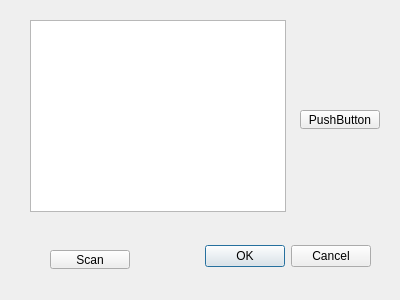
<?xml version="1.0" encoding="UTF-8"?>
<ui version="4.0">
 <class>BluetoothDialog</class>
 <widget class="QDialog" name="BluetoothDialog">
  <property name="geometry">
   <rect>
    <x>0</x>
    <y>0</y>
    <width>400</width>
    <height>300</height>
   </rect>
  </property>
  <property name="windowTitle">
   <string>Dialog</string>
  </property>
  <widget class="QDialogButtonBox" name="buttonBox">
   <property name="geometry">
    <rect>
     <x>30</x>
     <y>240</y>
     <width>341</width>
     <height>32</height>
    </rect>
   </property>
   <property name="orientation">
    <enum>Qt::Horizontal</enum>
   </property>
   <property name="standardButtons">
    <set>QDialogButtonBox::Cancel|QDialogButtonBox::Ok</set>
   </property>
  </widget>
  <widget class="QListWidget" name="list">
   <property name="geometry">
    <rect>
     <x>30</x>
     <y>20</y>
     <width>256</width>
     <height>192</height>
    </rect>
   </property>
  </widget>
  <widget class="QPushButton" name="scanButton">
   <property name="geometry">
    <rect>
     <x>50</x>
     <y>250</y>
     <width>80</width>
     <height>19</height>
    </rect>
   </property>
   <property name="text">
    <string>Scan</string>
   </property>
  </widget>
  <widget class="QPushButton" name="turnonButton">
   <property name="geometry">
    <rect>
     <x>300</x>
     <y>110</y>
     <width>80</width>
     <height>19</height>
    </rect>
   </property>
   <property name="text">
    <string>PushButton</string>
   </property>
  </widget>
 </widget>
 <resources/>
 <connections>
  <connection>
   <sender>buttonBox</sender>
   <signal>accepted()</signal>
   <receiver>BluetoothDialog</receiver>
   <slot>accept()</slot>
   <hints>
    <hint type="sourcelabel">
     <x>248</x>
     <y>254</y>
    </hint>
    <hint type="destinationlabel">
     <x>157</x>
     <y>274</y>
    </hint>
   </hints>
  </connection>
  <connection>
   <sender>buttonBox</sender>
   <signal>rejected()</signal>
   <receiver>BluetoothDialog</receiver>
   <slot>reject()</slot>
   <hints>
    <hint type="sourcelabel">
     <x>316</x>
     <y>260</y>
    </hint>
    <hint type="destinationlabel">
     <x>286</x>
     <y>274</y>
    </hint>
   </hints>
  </connection>
 </connections>
</ui>
